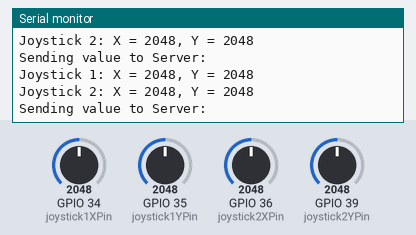
Bench run of a sketch on a simulated ESP32. Parts: the last lines printed to the serial monitor. The test bench sets the inputs (shaded band); at power-on: GPIO 34 (joystick1XPin) = 2048, GPIO 35 (joystick1YPin) = 2048, GPIO 36 (joystick2XPin) = 2048, GPIO 39 (joystick2YPin) = 2048. WiFi joins after 1.5 s; servers stay silent unless stated.

Above: at 2.9 s.
3.0 s: GPIO 34 (joystick1XPin) set to 2866
At 3.9 s:
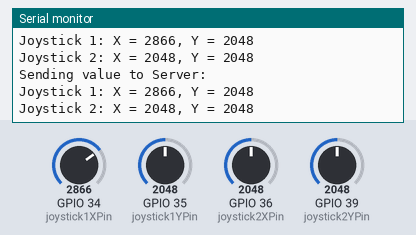
4.9 s: GPIO 35 (joystick1YPin) set to 2866
At 5.4 s:
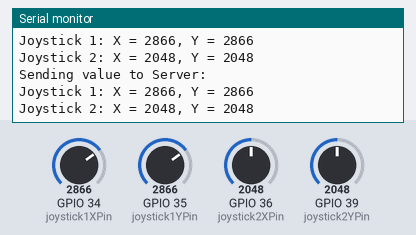
6.4 s: GPIO 36 (joystick2XPin) set to 2866
At 7.1 s:
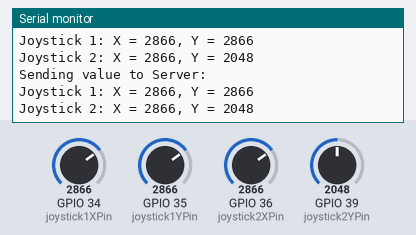
7.9 s: GPIO 39 (joystick2YPin) set to 2866
At 8.6 s:
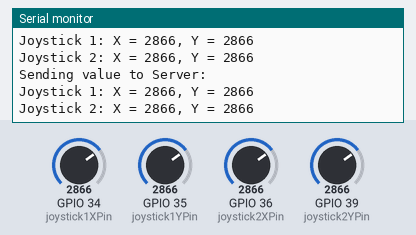

The sketch:

ClientJoystick.ino
```cpp
#include <WiFi.h>

const char* ssid = "Come to RemoteExecavator Controller System";
const char* password = "234512345234@3#$123";
const char* host = "192.168.4.1"; // Server IP address

// ==========Joystick pins==========
const int joystick1XPin = 34;     //
const int joystick1YPin = 35;     //
const int joystick2XPin = 36;     //
const int joystick2YPin = 39;     //
// ========End Joystick Pins========

WiFiClient client;

void setup() {
  Serial.begin(115200);

  // Setup Pin
  pinMode(joystick1XPin, INPUT);
  pinMode(joystick1YPin, INPUT);
  pinMode(joystick2XPin, INPUT);
  pinMode(joystick2YPin, INPUT);

  // ================ Network ================
  WiFi.begin(ssid, password);               //
  // Connect to Wifi                        //
  while (WiFi.status() != WL_CONNECTED) {   //
    delay(500);                             //
    Serial.print(".");                      //
  }                                         //
  Serial.println("WiFi connected");         //
  // Connect to the Server/Host             //
  while (!client.connect(host, 80)) {       //
    delay(500);                             //
    Serial.println("Connection failed");    //
  }                                         //
  // ============== End Network ==============

  Serial.println("Host connected");
}

void loop() {

  // Check for wifi and Server Connection
  if(!client.connected() || WiFi.status() != WL_CONNECTED){
    while (WiFi.status() != WL_CONNECTED) {
      delay(500);
      Serial.print(".");
    }
    while (!client.connect(host, 80)) {
      delay(500);
      Serial.println(".");
    }
    Serial.println("Reconnected");
  }else{

    // Grab value from all Joystick
    int xValue1 = analogRead(joystick1XPin);
    int yValue1 = analogRead(joystick1YPin);
    int xValue2 = analogRead(joystick2XPin);
    int yValue2 = analogRead(joystick2YPin);

    // Send a Post request to the server
    String url = "/joystick?x1=" + String(xValue1) + "&y1=" + String(yValue1) + "&x2=" + String(xValue2) + "&y2=" + String(yValue2);
    client.print(String("POST ") + url + " HTTP/1.1\r\n");


    Serial.println("Sending value to Server: ");
    Serial.println("Joystick 1: X = "+ String(xValue1) + ", Y = " + String (yValue1));
    Serial.println("Joystick 2: X = "+ String(xValue2) + ", Y = " + String (yValue2));
    Serial.println();
  }
}
```

Measured:
- after the input at 3.0 s, the serial monitor: prints a new line at once (image 1)
- after the input at 4.9 s, the serial monitor: prints a new line at once (image 2)
- after the input at 6.4 s, the serial monitor: prints a new line at once (image 3)
- after the input at 7.9 s, the serial monitor: prints a new line at once (image 4)
